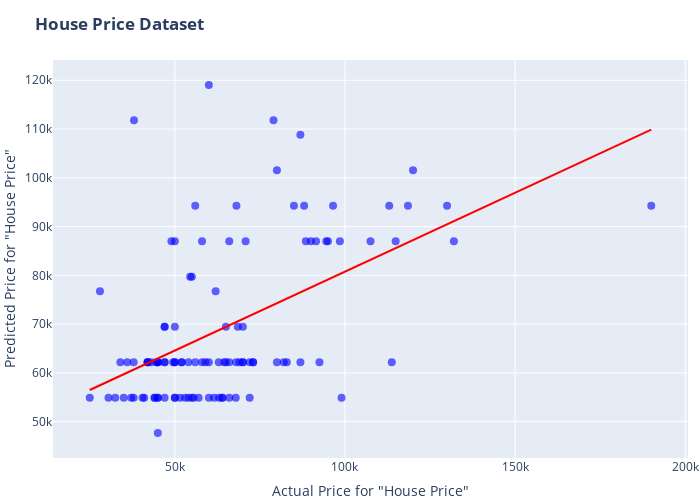

The notebook cell this image was saved under:
### Markdown cell above
**In the Tutorial Completion Document, describe your findings.**

Report and discuss the three regression evaluation metrics (MAE, MSE, and RMSE) while predicting the **house price** using the number of **bedrooms** and the number of **bathrooms** with 80% train and 20% test data. Plot the actual and predicted values.

### Code cell
import pandas as pd
import plotly.express as px
from sklearn import metrics
from sklearn.linear_model import LinearRegression
from sklearn.model_selection import train_test_split

# Reading the CSV file
fpath = "C:/Users/14175/Desktop/CS490/Tutorial 5/data/input/"
df = pd.read_csv(fpath + 'HousePrices.csv')

# Extracting the features and target variable
X = df[['bedrooms', 'bathrooms']]
y = df['price']

# Splitting the data into training and testing sets
X_train, X_test, y_train, y_test = train_test_split(X, y, test_size=0.2, random_state=42)

# Linear Regression
lr = LinearRegression()
lr.fit(X_train, y_train)

# Predicting the target variable using the test data
y_pred = lr.predict(X_test)

# Regression Evaluation Metrics
mae = metrics.mean_absolute_error(y_test, y_pred)
mse = metrics.mean_squared_error(y_test, y_pred)
rmse = metrics.mean_squared_error(y_test, y_pred, squared=False)

print(f'Mean Absolute Error: {mae:.2f}')
print(f'Mean Squared Error: {mse:.2f}')
print(f'Root Mean Squared Error: {rmse:.2f}')

# Scatter plot
fig = px.scatter(x=y_test, y=y_pred, labels={'x': 'Actual Price for "House Price"', 'y': 'Predicted Price for "House Price"'},
                 trendline='ols',  # Ordinary Least Square (OLS) with plotly.express
                 trendline_color_override='red').update_traces(marker=dict(color='blue'))

fig.update_traces(marker=dict(size=8, opacity=0.6))

fig.update_layout(title='<b>House Price Dataset</b>',
                  autosize=False,
                  width=700,
                  height=500,
                  margin=dict(
                      l=0,
                      r=0,
                      b=0,
                  ), )


fig.show()

### Figure 1 — Plotly figure (JSON) as saved in the notebook; plotly's stock layout.template omitted (floating-point values rounded to 4 significant figures)
{"data": [{"hovertemplate": "Actual Price for \"House Price\"=%{x}<br>Predicted Price for \"House Price\"=%{y}<extra></extra>", "legendgroup": "", "marker": {"color": "blue", "opacity": 0.6, "size": 8, "symbol": "circle"}, "mode": "markers", "name": "", "orientation": "v", "showlegend": false, "type": "scatter", "x": [80000, 47000, 130000, 47000, 59000, 92500, 70000, 45000, 96500, 50000, 66000, 65000, 62900, 66000, 113750, 68500, 67900, 25000, 88000, 47000, 32500, 50000, 85000, 50000, 60000, 49500, 52000, 28000, 90000, 66000, 45000, 82900, 63900, 118500, 44100, 50000, 40500, 69000, 72000, 113000, 62000, 120000, 45000, 52000, 73000, 64500, 43000, 35000, 53000, 91500, 45000, 61500, 45000, 98500, 57000, 132000, 88500, 82000, 65000, 114900, 73000, 86900, 70800, 49000, 37200, 55500, 34000, 54000, 42000, 55000, 190000, 80000, 86900, 50000, 107500, 36000, 68000, 47000, 47000, 70000, 54000, 68100, 58000, 60000, 55000, 51500, 70000, 64000, 42000, 30500, 63000, 37900, 99000, 58000, 44000, 94500, 44500, 56000, 79000, 50000, 56000, 45000, 72000, 42000, 37900, 95000, 54500, 38000, 60000, 41000], "xaxis": "x", "y": [62200.0, 69470.0, 94260.0, 62200.0, 62200.0, 62200.0, 69470.0, 62200.0, 94260.0, 54930.0, 86990.0, 69470.0, 62200.0, 54930.0, 62200.0, 69470.0, 54930.0, 54930.0, 94260.0, 62200.0, 54930.0, 86990.0, 94260.0, 62200.0, 62200.0, 62200.0, 62200.0, 76750.0, 86990.0, 62200.0, 54930.0, 62200.0, 54930.0, 94260.0, 54930.0, 54930.0, 54930.0, 62200.0, 62200.0, 94260.0, 76750.0, 101500.0, 62200.0, 62200.0, 62200.0, 62200.0, 62200.0, 54930.0, 54930.0, 86990.0, 54930.0, 54930.0, 62200.0, 86990.0, 54930.0, 86990.0, 86990.0, 62200.0, 62200.0, 86990.0, 62200.0, 62200.0, 86990.0, 86990.0, 54930.0, 54930.0, 62200.0, 54930.0, 62200.0, 79720.0, 94260.0, 101500.0, 108800.0, 62200.0, 86990.0, 62200.0, 62200.0, 69470.0, 54930.0, 62200.0, 62200.0, 94260.0, 86990.0, 54930.0, 54930.0, 54930.0, 62200.0, 54930.0, 62200.0, 54930.0, 54930.0, 62200.0, 54930.0, 62200.0, 54930.0, 86990.0, 62200.0, 62200.0, 111800.0, 69470.0, 94260.0, 47660.0, 54930.0, 62200.0, 54930.0, 86990.0, 79720.0, 111800.0, 119100.0, 54930.0], "yaxis": "y"}, {"hovertemplate": "<b>OLS trendline</b><br>y = 0.323698 * x + 48397<br>R<sup>2</sup>=0.268095<br><br>Actual Price for \"House Price\"=%{x}<br>Predicted Price for \"House Price\"=%{y} <b>(trend)</b><extra></extra>", "legendgroup": "", "line": {"color": "red"}, "marker": {"color": "blue", "opacity": 0.6, "size": 8, "symbol": "circle"}, "mode": "lines", "name": "", "showlegend": false, "type": "scatter", "x": [25000, 28000, 30500, 32500, 34000, 35000, 36000, 37200, 37900, 37900, 38000, 40500, 41000, 42000, 42000, 42000, 43000, 44000, 44100, 44500, 45000, 45000, 45000, 45000, 45000, 45000, 47000, 47000, 47000, 47000, 47000, 49000, 49500, 50000, 50000, 50000, 50000, 50000, 50000, 51500, 52000, 52000, 53000, 54000, 54000, 54500, 55000, 55000, 55500, 56000, 56000, 57000, 58000, 58000, 59000, 60000, 60000, 60000, 61500, 62000, 62900, 63000, 63900, 64000, 64500, 65000, 65000, 66000, 66000, 66000, 67900, 68000, 68100, 68500, 69000, 70000, 70000, 70000, 70800, 72000, 72000, 73000, 73000, 79000, 80000, 80000, 82000, 82900, 85000, 86900, 86900, 88000, 88500, 90000, 91500, 92500, 94500, 95000, 96500, 98500, 99000, 107500, 113000, 113750, 114900, 118500, 120000, 130000, 132000, 190000], "xaxis": "x", "y": [56490.0, 57460.0, 58270.0, 58920.0, 59400.0, 59730.0, 60050.0, 60440.0, 60670.0, 60670.0, 60700.0, 61510.0, 61670.0, 61990.0, 61990.0, 61990.0, 62320.0, 62640.0, 62670.0, 62800.0, 62960.0, 62960.0, 62960.0, 62960.0, 62960.0, 62960.0, 63610.0, 63610.0, 63610.0, 63610.0, 63610.0, 64260.0, 64420.0, 64580.0, 64580.0, 64580.0, 64580.0, 64580.0, 64580.0, 65070.0, 65230.0, 65230.0, 65550.0, 65880.0, 65880.0, 66040.0, 66200.0, 66200.0, 66360.0, 66520.0, 66520.0, 66850.0, 67170.0, 67170.0, 67500.0, 67820.0, 67820.0, 67820.0, 68300.0, 68470.0, 68760.0, 68790.0, 69080.0, 69110.0, 69280.0, 69440.0, 69440.0, 69760.0, 69760.0, 69760.0, 70380.0, 70410.0, 70440.0, 70570.0, 70730.0, 71060.0, 71060.0, 71060.0, 71310.0, 71700.0, 71700.0, 72030.0, 72030.0, 73970.0, 74290.0, 74290.0, 74940.0, 75230.0, 75910.0, 76530.0, 76530.0, 76880.0, 77040.0, 77530.0, 78020.0, 78340.0, 78990.0, 79150.0, 79630.0, 80280.0, 80440.0, 83190.0, 84970.0, 85220.0, 85590.0, 86760.0, 87240.0, 90480.0, 91130.0, 109900.0], "yaxis": "y"}], "layout": {"autosize": false, "height": 500, "legend": {"tracegroupgap": 0}, "margin": {"b": 0, "l": 0, "r": 0, "t": 60}, "title": {"text": "<b>House Price Dataset</b>"}, "width": 700, "xaxis": {"anchor": "y", "domain": [0, 1], "title": {"text": "Actual Price for \"House Price\""}}, "yaxis": {"anchor": "x", "domain": [0, 1], "title": {"text": "Predicted Price for \"House Price\""}}}}
